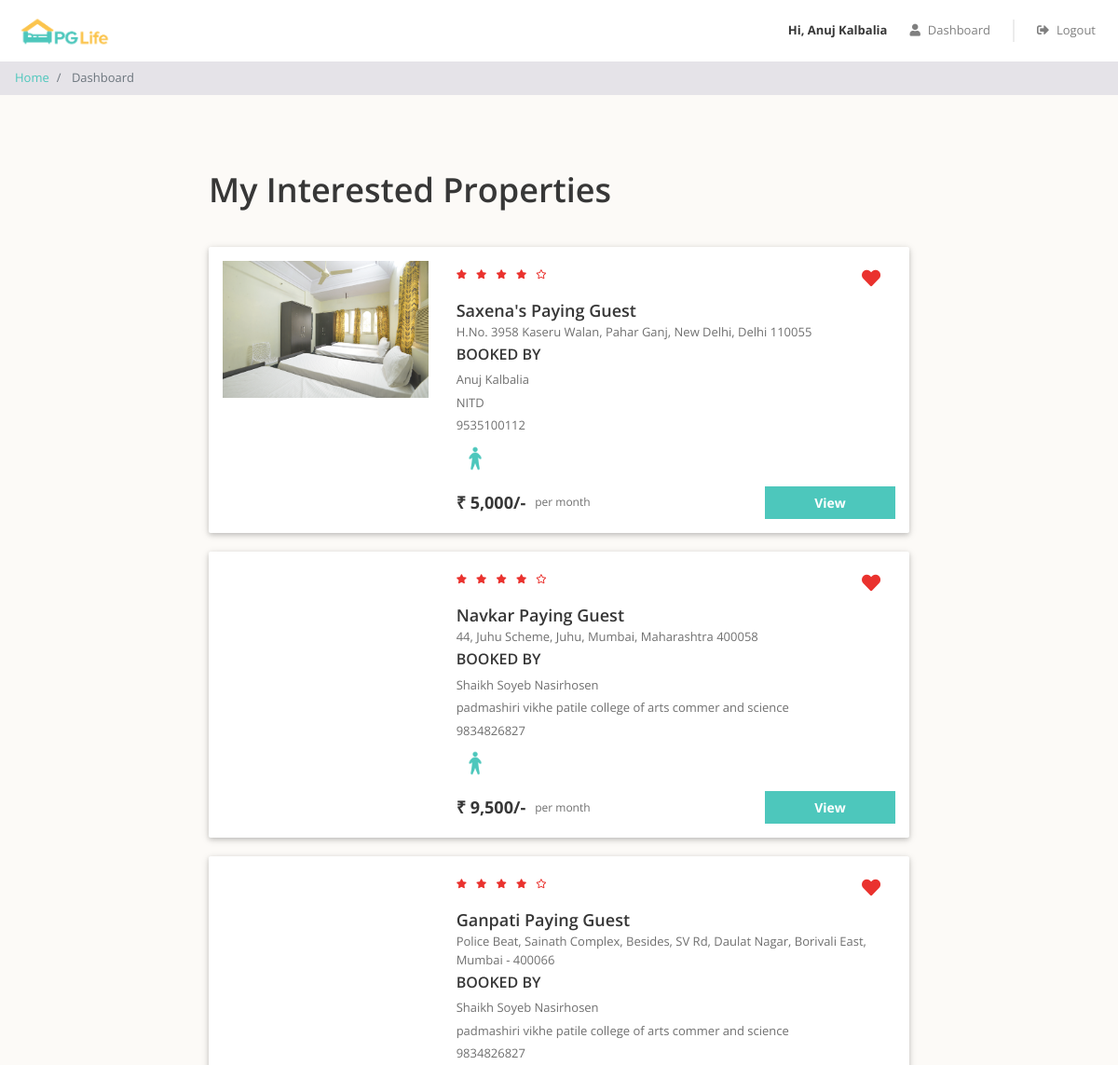
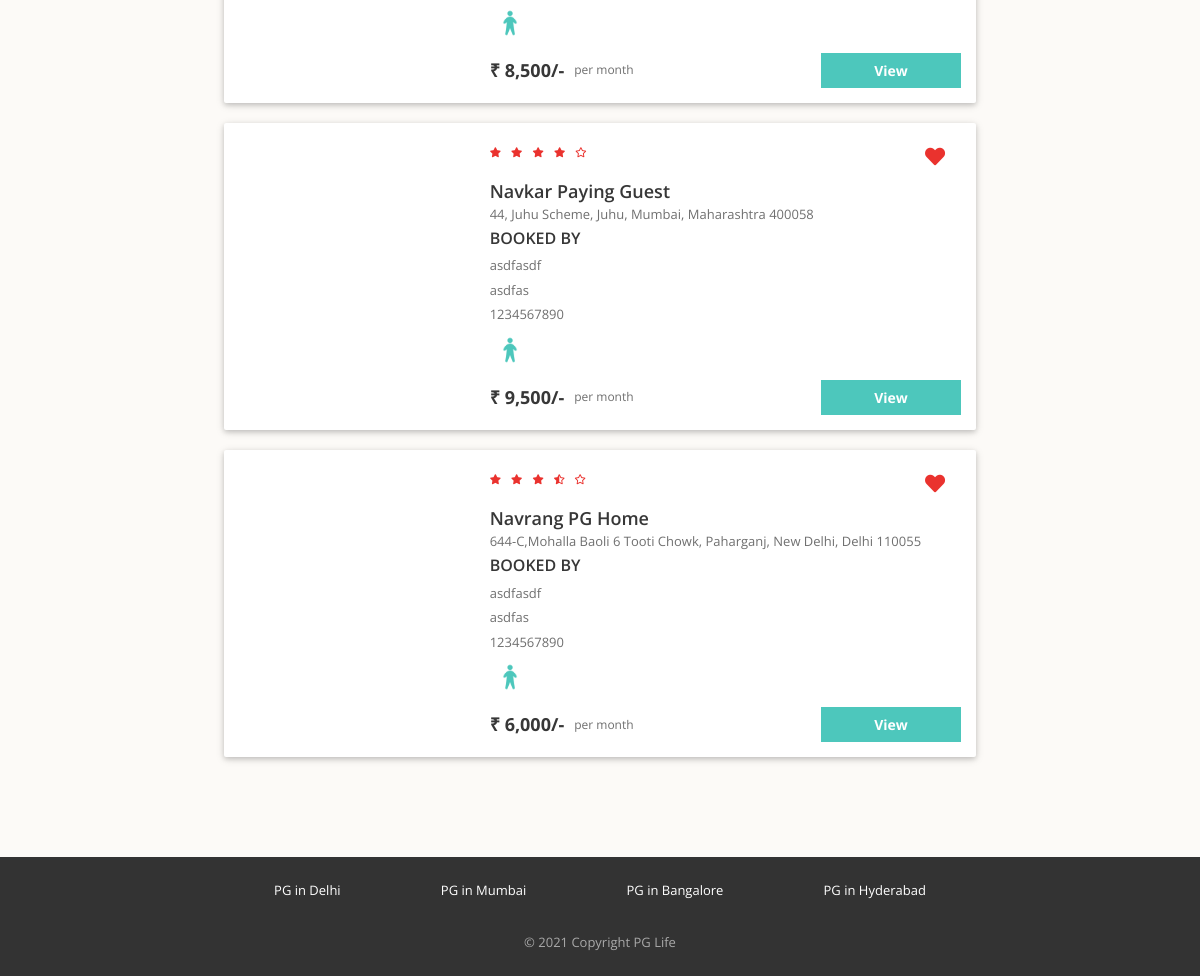
Page /dashboardad.php (signed in) on the committed database (2 pictures, top to bottom).
### tables this page shows
CREATE TABLE `book_users_properties` (
  `id` int(11) NOT NULL,
  `user_id` int(11) NOT NULL,
  `property_id` int(11) NOT NULL
);

CREATE TABLE `users` (
  `id` int(11) NOT NULL,
  `email` varchar(100) NOT NULL,
  `password` varchar(100) NOT NULL,
  `full_name` varchar(100) NOT NULL,
  `phone` varchar(20) NOT NULL,
  `gender` enum('male','female') NOT NULL,
  `college_name` varchar(100) NOT NULL
);

CREATE TABLE `properties` (
  `id` int(11) NOT NULL,
  `city_id` int(11) NOT NULL,
  `name` varchar(100) NOT NULL,
  `address` varchar(255) NOT NULL,
  `description` longtext NOT NULL,
  `gender` enum('male','female','unisex') NOT NULL,
  `rent` int(11) NOT NULL,
  `rating_clean` float(2,1) NOT NULL,
  `rating_food` float(2,1) NOT NULL,
  `rating_safety` float(2,1) NOT NULL
);

### dashboardad.php (the view, shortened to what this page needs)
<?php
require "includes/database_connect.php";
$sql_2="SELECT
*
FROM properties
INNER JOIN book_users_properties
  ON  properties.id = book_users_properties.property_id
  INNER JOIN users
  ON users.id =  book_users_properties.user_id;";
  $result_2 =  mysqli_query($db, $sql_2);
  $book_properties = mysqli_fetch_all($result_2, MYSQLI_ASSOC);
?>
<!DOCTYPE html>
<html lang="en">
<head>
    <?php
    include "includes/head_links.php";
    ?>
    <link href="css/dashboard.css" rel="stylesheet" />
</head>
<body>
    <?php
    include "includes/header.php";
    ?>
    <nav aria-label="breadcrumb">
        <ol class="breadcrumb py-2">
            <li class="breadcrumb-item">
                <a href="index.php">Home</a>
            </li>
            <li class="breadcrumb-item active" aria-current="page">
                Dashboard
            </li>
        </ol>
    </nav>
    <?php
    if (count($book_properties) > 0) {
    ?>
        <div class="my-interested-properties">
            <div class="page-container">
                <h1>My Interested Properties</h1>
                <?php
                foreach ($book_properties as $property) {
                    $property_images = glob("img/properties/" . $property['id'] . "/*");
                ?>
                    <div class="property-card property-id-<?= $property['id'] ?> row">
                        <div class="image-container col-md-4">
                            <img src="<?= $property_images[0] ?>" />
                        </div>
                        <div class="content-container col-md-8">
                            <div class="row no-gutters justify-content-between">
                                <?php
                                $total_rating = ($property['rating_clean'] + $property['rating_food'] + $property['rating_safety']) / 3;
                                $total_rating = round($total_rating, 1);
                                ?>
                                <div class="star-container" title="<?= $total_rating ?>">
                                    <?php
                                    $rating = $total_rating;
                                    for ($i = 0; $i < 5; $i++) {
                                        if ($rating >= $i + 0.8) {
                                    ?>
                                            <i class="fas fa-star"></i>
                                        <?php
                                        } elseif ($rating >= $i + 0.3) {
                                        ?>
                                            <i class="fas fa-star-half-alt"></i>
                                        <?php
                                        } else {
                                        ?>
                                            <i class="far fa-star"></i>
                                    <?php
                                        }
                                    }
                                    ?>
                                </div>
                                <div class="interested-container">
                                    <i class="is-interested-image fas fa-heart" property_id="<?= $property['id'] ?>"></i>
                                </div>
                            </div>
                            <div class="detail-container">
                                <div class="property-name"><?= $property['name'] ?></div>
                                <div class="property-address"><?= $property['address'] ?></div>
                                <h6>BOOKED BY</h6>
                                <div class="property-address"><?= $property['full_name'] ?></div>
                                <div class="property-address"><?= $property['college_name'] ?></div>
                                <div class="property-address"><?= $property['phone'] ?></div>
                                <div class="property-gender">
                                    <?php
                                    if ($property['gender'] == "male") {
                                    ?>
                                        <img src="img/male.png">
                                    <?php
                                    } elseif ($property['gender'] == "female") {
                                    ?>
                                        <img src="img/female.png">
                                    <?php
                                    } else {
                                    ?>
                                        <img src="img/unisex.png">
                                    <?php
                                    }
                                    ?>
                                </div>
                            </div>
                            <div class="row no-gutters">
                                <div class="rent-container col-6">
                                    <div class="rent">₹ <?= number_format($property['rent']) ?>/-</div>
                                    <div class="rent-unit">per month</div>
                                </div>
                                <div class="button-container col-6">
                                    <a href="property_detail.php?property_id=<?= $property['id'] ?>" class="btn btn-primary">View</a>
                                </div>
                            </div>
                        </div>
                    </div>
                <?php
            }
                ?>
            </div>
        </div>
    <?php
}
    ?>
    <?php
    include "includes/footer.php";
    ?>
</body>
</html>

### css/common.css (style rules this page uses)
* { box-sizing: border-box; font-family: 'Open Sans', sans-serif; }
body { color: #373737; font-size: 16px; position: relative; }
h1, h2, h3, h4, h5, h6 { font-weight: 600; }
h1 { font-size: 36px; margin-bottom: 40px; }
.btn-primary, .btn-warning, .btn-danger { color: white; font-weight: bold; }
.breadcrumb { background-color: #e5e3e8; font-size: 13px; border-radius: 0px; margin-bottom: 0px; }
.page-container { max-width: 800px; padding: 80px 24px; margin: auto; }

### css/dashboard.css (style rules this page uses)
.my-interested-properties { background-color: #fcfaf7; }
.property-card { background-color: #ffffff; border-radius: 2px; padding: 15px 0px; margin: 20px auto; box-shadow: 0 2px 5px 0 rgba(0, 0, 0, 0.16), 0 2px 10px 0 rgba(0, 0, 0, 0.12); }
.image-container { text-align: center; }
.image-container img { width: 100%; max-width: 300px; }
.star-container i { color: #EA322E; font-size: 10px; margin-right: 6px; }
.interested-container { text-align: center; padding: 8px 16px; }
.interested-container i { color: #EA322E; font-size: 20px; cursor: pointer; }
.detail-container { padding-bottom: 10px; }
.property-name { font-size: 18px; font-weight: 600; }
.property-address { color: #6f6f6f; font-size: 13px; padding-bottom: 5px; }
.property-gender img { width: 40px; }
.rent-container { display: flex; align-items: center; }
.rent { font-size: 18px; font-weight: bold; padding-right: 10px; }
.rent-unit { color: #6f6f6f; font-size: 12px; }
.button-container .btn { font-size: 14px; border-radius: 0px; width: 140px; float: right; }

### rows in the picture
book_users_properties: property.name "Saxena's Paying Guest", property.address "H.No. 3958 Kaseru Walan, Pahar Ganj, New Delhi, Delhi 110055", user.full_name "Anuj Kalbalia", user.college_name "NITD", user.phone "9535100112", property.rent "5,000"
book_users_properties: property.name "Navkar Paying Guest", property.address "44, Juhu Scheme, Juhu, Mumbai, Maharashtra 400058", user.full_name "Shaikh Soyeb Nasirhosen", user.college_name "padmashiri vikhe patile college of arts commer and science", user.phone "9834826827", property.rent "9,500"
book_users_properties: property.name "Ganpati Paying Guest", property.address "Police Beat, Sainath Complex, Besides, SV Rd, Daulat Nagar, Borivali East, Mumbai - 400066", user.full_name "Shaikh Soyeb Nasirhosen", user.college_name "padmashiri vikhe patile college of arts commer and science", user.phone "9834826827", property.rent "8,500"
book_users_properties: property.name "Navkar Paying Guest", property.address "44, Juhu Scheme, Juhu, Mumbai, Maharashtra 400058", user.full_name "asdfasdf", user.college_name "asdfas", user.phone "1234567890", property.rent "9,500"
book_users_properties: property.name "Navrang PG Home", property.address "644-C,Mohalla Baoli 6 Tooti Chowk, Paharganj, New Delhi, Delhi 110055", user.full_name "asdfasdf", user.college_name "asdfas", user.phone "1234567890", property.rent "6,000"

### other values in the picture
$_SESSION["full_name"] "Anuj Kalbalia"
